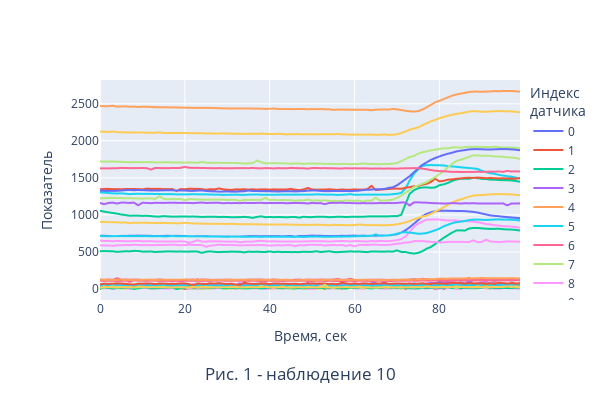

The cell this chart's notebook holds for it:
### Markdown cell above
Выбрали наблюдение 10

### Code cell
m.get_all_sensors_plot(10, plot_counter=1)

#plt.plot(list(y_k.columns), y_k.loc['class'].values)
